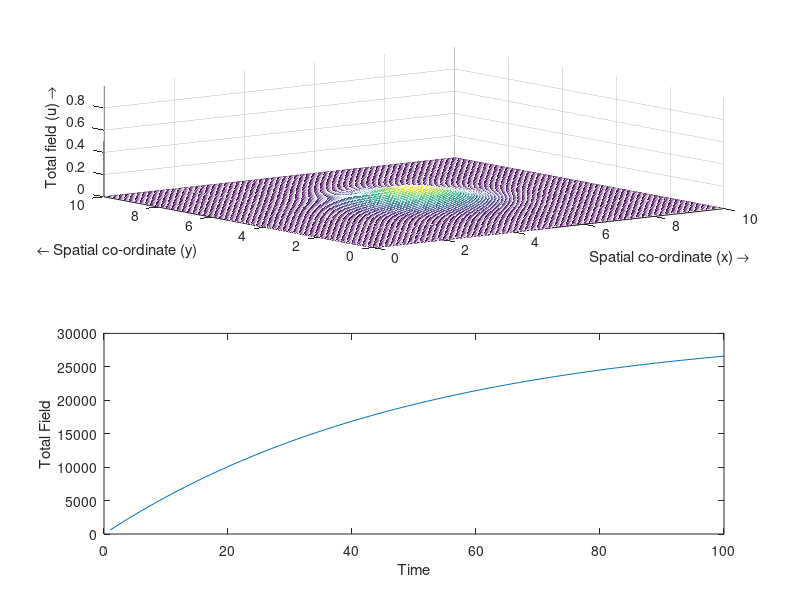

Write the MATLAB code that produced this figure.
% 2D Diffusion Equation: du/dt = D * (d^2u/dx^2 + d^2u/dy^2)

% Parameters
D = 0.1; % Diffusion coefficient
L = 10;  % Size of the square domain
T = 100;   % Total simulation time
Nx = 100; % Number of spatial grid points in x
Ny = 100; % Number of spatial grid points in y

% Spatial grid
x = linspace(0, L, Nx);
y = linspace(0, L, Ny);
[X, Y] = meshgrid(x, y);

% Initial condition
u0 = exp(-((X - L/2).^2 + (Y - L/2).^2)/2);
% u0=zeros(Nx,Ny);
%u0(Nx/2,Ny/2)=10;
%u0(:)=0.25

% Analytic solution
u_analytic = zeros(Nx, Ny, T);
total_field=[];
figure
tol=0.01;

for t = 1:T
    u_analytic(:,:,t) = u0 * exp(-D * ((pi/L)^2 + (pi/L)^2) * t);
%     
%      if t<3
%     u_analytic(Nx/2,Ny/2,t)=u_analytic(Nx/2,Ny/2,t)+10;
%      end
     
    total_field=[total_field sum(u_analytic(:))];
    
    
    %Visualization
         subplot(2,1,1),colormap
          mesh(x,y,u_analytic(:,:,t)) %,pcolor(x,y,u_analytic(:,:,t)), shading interp
          axis([0 L 0 L 0 max(u0(:))]);
          xlabel('Spatial co-ordinate (x) \rightarrow')
          ylabel('{\leftarrow} Spatial co-ordinate (y)')
          zlabel('Total field (u) \rightarrow')
          drawnow;
          
         %Visualization2
         subplot(2,1,2),colormap
          plot(total_field(1:t))
          xlabel('Time')
          ylabel('Total Field')
          drawnow;
          pause(0.001)
            
       
     
end


          


